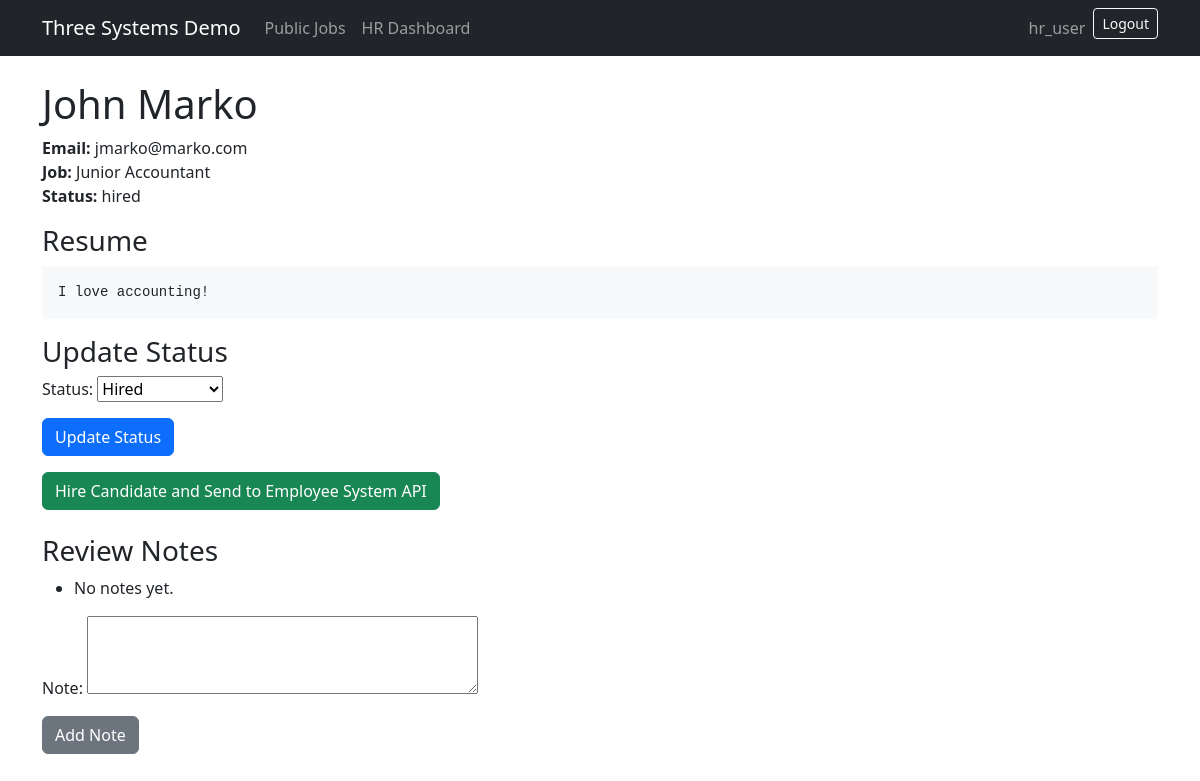
The app's page /hr/applications/3/ (signed in) with its own data.
### hr/models.py (models this page shows, shortened)
class CandidateApplication(models.Model):
    STATUS_CHOICES = [('submitted','Submitted'),('under_review','Under Review'),('interview','Interview'),('rejected','Rejected'),('hired','Hired')]
    job = models.ForeignKey(JobPosting, on_delete=models.CASCADE, related_name='applications')
    candidate_name = models.CharField(max_length=200)
    candidate_email = models.EmailField()
    resume_text = models.TextField(blank=True)
    status = models.CharField(max_length=20, choices=STATUS_CHOICES, default='submitted')
    source_system = models.CharField(max_length=100, default='external_jobs')
    created_at = models.DateTimeField(auto_now_add=True)
    updated_at = models.DateTimeField(auto_now=True)

class JobPosting(models.Model):
    STATUS_CHOICES = [('draft','Draft'),('approved','Approved'),('published','Published'),('closed','Closed')]
    title = models.CharField(max_length=200)
    department = models.CharField(max_length=120)
    short_prompt = models.TextField(blank=True)
    description = models.TextField(blank=True)
    status = models.CharField(max_length=20, choices=STATUS_CHOICES, default='draft')
    created_by = models.ForeignKey(settings.AUTH_USER_MODEL, on_delete=models.SET_NULL, null=True, blank=True)
    created_at = models.DateTimeField(auto_now_add=True)
    updated_at = models.DateTimeField(auto_now=True)
    external_posting_id = models.IntegerField(null=True, blank=True)

### hr/views.py (the view, shortened to what this page needs)
# urls.py: path('applications/<int:pk>/', views.application_detail, name='application_detail'),
@hr_required
def application_detail(request, pk):
    app = get_object_or_404(CandidateApplication.objects.select_related('job'), pk=pk)
    status_form = CandidateStatusForm(request.POST or None, instance=app)
    note_form = HRReviewNoteForm()
    if request.method == 'POST' and 'update_status' in request.POST and status_form.is_valid():
        status_form.save()
        messages.success(request, 'Candidate status updated.')
        return redirect('hr:application_detail', pk=pk)
    return render(request, 'hr/application_detail.html', {'application': app, 'status_form': status_form, 'note_form': note_form})

### hr/forms.py
class CandidateStatusForm(forms.ModelForm):
    class Meta:
        model = CandidateApplication
        fields = ['status']

class HRReviewNoteForm(forms.ModelForm):
    class Meta:
        model = HRReviewNote
        fields = ['note']
        widgets = {'note': forms.Textarea(attrs={'rows':3})}

### hr/permissions.py (called while the page is built)
def is_hr_user(user):
    return user.is_authenticated and (user.is_superuser or user.groups.filter(name='HR').exists())

def hr_required(view_func):
    @login_required
    @wraps(view_func)
    def wrapper(request, *args, **kwargs):
        if not is_hr_user(request.user):
            raise PermissionDenied('HR group membership is required.')
        return view_func(request, *args, **kwargs)
    return wrapper

### hr/templatetags/group_tags.py (called while the page is built)
@register.filter
def has_group(user, group_name):
    return user.is_authenticated and user.groups.filter(name=group_name).exists()

### hr/templates/hr/application_detail.html
{% extends "base.html" %}{% block content %}<h1>{{ application.candidate_name }}</h1><p><strong>Email:</strong> {{ application.candidate_email }}<br><strong>Job:</strong> {{ application.job.title }}<br><strong>Status:</strong> {{ application.status }}</p><h3>Resume</h3><pre class="bg-light p-3">{{ application.resume_text }}</pre><h3>Update Status</h3><form method="post" class="mb-3">{% csrf_token %}{{ status_form.as_p }}<button name="update_status" class="btn btn-primary">Update Status</button></form><form method="post" action="{% url 'hr:hire_candidate' application.pk %}" class="mb-4">{% csrf_token %}<button class="btn btn-success">Hire Candidate and Send to Employee System API</button></form><h3>Review Notes</h3><ul>{% for note in application.notes.all %}<li>{{ note.created_at }} — {{ note.reviewer }}: {{ note.note }}</li>{% empty %}<li>No notes yet.</li>{% endfor %}</ul><form method="post">{% csrf_token %}{{ note_form.as_p }}<button name="add_note" class="btn btn-secondary">Add Note</button></form>{% endblock %}

### templates/base.html (shortened to what this page needs)
{% load group_tags %}
<!doctype html>
<html lang="en">
<head>
  <link href="https://cdn.jsdelivr.net/npm/bootstrap@5.3.3/dist/css/bootstrap.min.css" rel="stylesheet">
</head>
<body>
<nav class="navbar navbar-expand-lg navbar-dark bg-dark mb-4">
  <div class="container">
    <a class="navbar-brand" href="/">Three Systems Demo</a>
    <div class="navbar-nav">
      <a class="nav-link" href="{% url 'external_jobs:public_job_list' %}">Public Jobs</a>
      {% if user.is_authenticated %}
        {% if user.is_superuser or user|has_group:"HR" %}<a class="nav-link" href="{% url 'hr:dashboard' %}">HR Dashboard</a>{% endif %}
      {% endif %}
    </div>
    <div class="ms-auto navbar-nav">
      {% if user.is_authenticated %}
        <span class="navbar-text me-2">{{ user.username }}</span>
        <form method="post" action="{% url 'logout' %}">{% csrf_token %}<button class="btn btn-sm btn-outline-light">Logout</button></form>
      {% else %}
        <a class="btn btn-sm btn-outline-light" href="{% url 'login' %}">Login</a>
      {% endif %}
    </div>
  </div>
</nav>
<main class="container">
  {% block content %}{% endblock %}
</main>
</body>
</html>

### records on screen
CandidateApplication: candidate_name "John Marko", candidate_email "jmarko@marko.com", job "Junior Accountant", status "hired", resume_text "I love accounting!", status "Hired"

### other values on screen
{{ user.username }} "hr_user"
